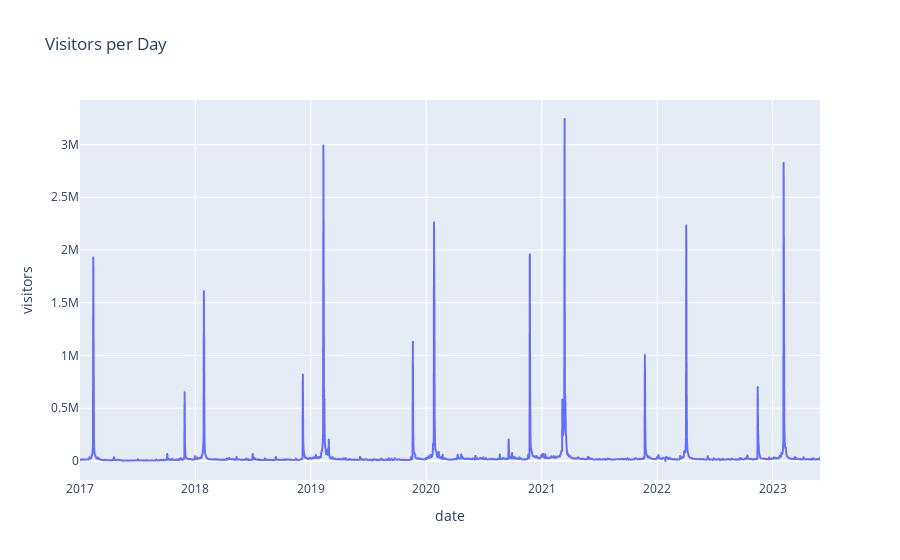

The notebook cell this image was saved under:
### Markdown cell above
## Task 3

We all know The Grammy Awards is *the* biggest music event in the music industry, but how many visitors does that bring to the website?

**A.** Create a line chart of the number of users on the site for every day in the `full_df`. See if you can spot the days the Grammys awards are hosted.

### Code cell
# Plot a line chart of the visitors on the site.
px.line(data_frame=full_df, x="date",y="visitors", title="Visitors per Day")

### Figure 1 — Plotly figure (JSON) as saved in the notebook; plotly's stock layout.template omitted (floating-point values rounded to 4 significant figures; data arrays with more than 128 entries replaced by an {"elided": "..."} marker saying what was removed)
{"data": [{"hovertemplate": "date=%{x}<br>visitors=%{y}<extra></extra>", "legendgroup": "", "line": {"color": "#636efa", "dash": "solid"}, "marker": {"symbol": "circle"}, "mode": "lines", "name": "", "showlegend": false, "type": "scattergl", "x": {"elided": "2342 str values"}, "xaxis": "x", "y": {"elided": "2342 int values"}, "yaxis": "y"}], "layout": {"autosize": true, "legend": {"tracegroupgap": 0}, "title": {"text": "Visitors per Day"}, "xaxis": {"anchor": "y", "autorange": true, "domain": [0, 1], "range": ["2017-01-01", "2023-05-31"], "title": {"text": "date"}, "type": "date"}, "yaxis": {"anchor": "x", "autorange": true, "domain": [0, 1], "range": [-180100.0, 3422000.0], "title": {"text": "visitors"}, "type": "linear"}}}
